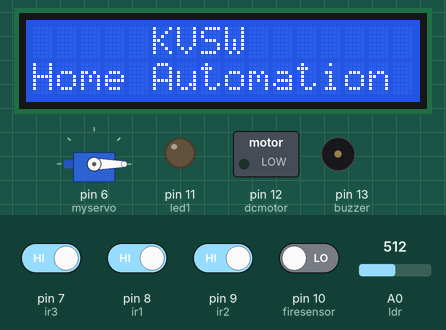
A sketch run on a simulated Arduino Uno, built with avr-gcc and run on an emulated ATmega328P. On the bench: servo, 16×2 character LCD, switched loads named in the sketch (green lamp = pin HIGH), output pins drawn as LEDs (lit = HIGH), buzzer (waves = sounding, pin HIGH). The test bench sets the inputs (shaded band); at power-on: pin 7 (ir3), pin 8 (ir1), pin 9 (ir2) HIGH, pin 10 (firesensor) LOW, A0 (ldr) = 512. What the sketch prints to the serial monitor is not drawn.

Above: at 1.2 s.
1.3 s: pin 7 (ir3) driven LOW
At 2.2 s:
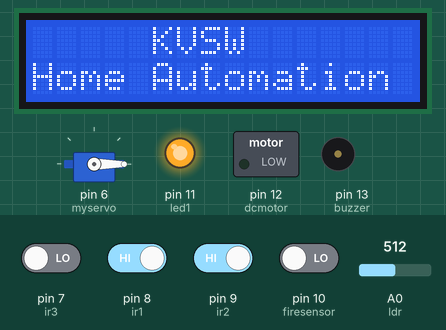
2.8 s: pin 8 (ir1) driven LOW
At 3.6 s:
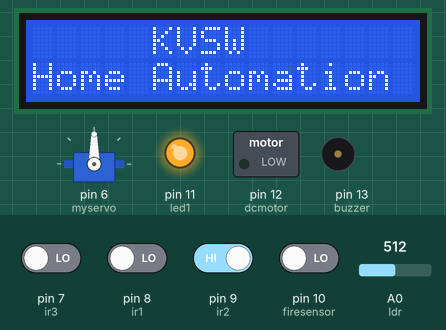
4.3 s: pin 8 (ir1) driven HIGH and pin 9 (ir2) driven LOW
7.3 s: pin 8 (ir1) driven LOW
At 8.6 s:
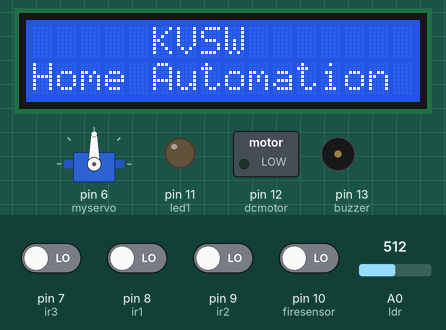
9.3 s: pin 7 (ir3) driven HIGH and pin 8 (ir1) driven HIGH
12.3 s: pin 9 (ir2) driven HIGH
At 13.6 s:
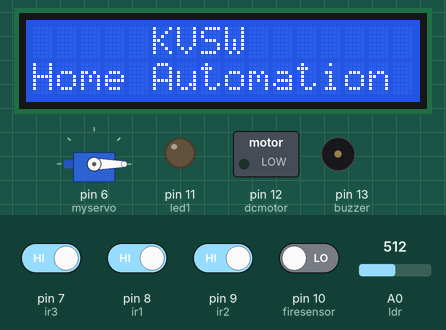
Timing chart, 0 to 15.3 s (numbered marks = the images above; inputs shaded):
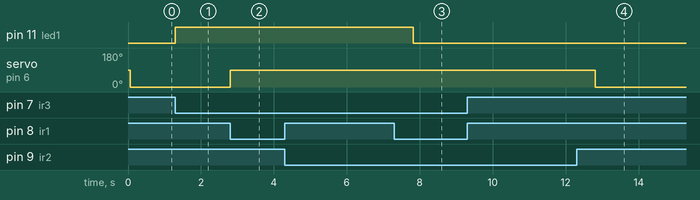

The sketch:

sensors_based_home_automation.ino
```cpp
#include <LiquidCrystal.h>
#include<Servo.h>
LiquidCrystal lcd(0,1,2,3,4,5);
Servo myservo;
int ir1=8;
int ir2=9;
int ir3=7;
int firesensor=10;
int ldr=A0;
int led1=11;
int dcmotor=12;
int buzzer=13;

void setup()
{
  pinMode(ir1,INPUT);
  pinMode(ir2,INPUT);
  pinMode(ir3,INPUT);
  pinMode(firesensor,INPUT);
  pinMode(ldr,INPUT);
  pinMode(led1,OUTPUT);
  pinMode(buzzer,OUTPUT);
  pinMode(dcmotor,OUTPUT);
  Serial.begin(9600);
  myservo.attach(6);
  lcd.begin(16,2);
  lcd.setCursor(5,0);
  lcd.print("KVSW");
  lcd.setCursor(0,1);
  lcd.print("Home Automation");
  myservo.write(0);
  Serial.println("HOME AUTOMATION");
}

void loop()
{
 int a=digitalRead(ir1);
 int b=digitalRead(ir2);
 int c=digitalRead(ir3);
 int d=digitalRead(firesensor);
 int e=analogRead(ldr);
 //Serial.println(e);

  if(a==0)
  {
    myservo.write(90);
    Serial.println("motor on");
    delay(5000);
    myservo.write(0);
   Serial.println("motor off");
    //delay(1000);
    digitalWrite(dcmotor,0);
    digitalWrite(led1,0);
    digitalWrite(buzzer,0);

  }
  else if(b==0)
  {
    digitalWrite(dcmotor,1);
    Serial.println("DC MOTOR ON");
    digitalWrite(led1,0);
    digitalWrite(buzzer,0);
    myservo.write(0);
    //Serial.print("ALL OFF");
  }
  else if(c==0)
  {
    digitalWrite(led1,1);
    Serial.println("LED ON");
    digitalWrite(dcmotor,0);
    digitalWrite(buzzer,0);
    myservo.write(0);
   // Serial.print("ALL OFF");
  }
  else if(d==1)
  {
    digitalWrite(buzzer,1);
    Serial.println("BUZZER ON");
    digitalWrite(dcmotor,0);
    digitalWrite(led1,0);
    myservo.write(0);
   // Serial.print("ALL OFF");
  }
  else
  {
     digitalWrite(buzzer,0);
    digitalWrite(dcmotor,0);
    digitalWrite(led1,0);
    myservo.write(0);
    Serial.println("**********");
  }
}
```

Measured:
- after the input at 1.3 s, pin 11 (led1): LOW → HIGH at once
- after the input at 2.8 s, servo on pin 6 (myservo): 0° → 90° at once
- after the input at 4.3 s, every drawn part: stays the same
- after the input at 7.3 s, pin 12 (dcmotor): stays LOW (without the input it goes to HIGH after 0.52 s); servo on pin 6 (myservo): stays 90° (without the input it goes to 0° after 0.52 s)
- after the input at 9.3 s, every drawn part: stays the same
- after the input at 12.3 s, pin 12 (dcmotor): stays LOW (without the input it goes to HIGH after 0.52 s)
